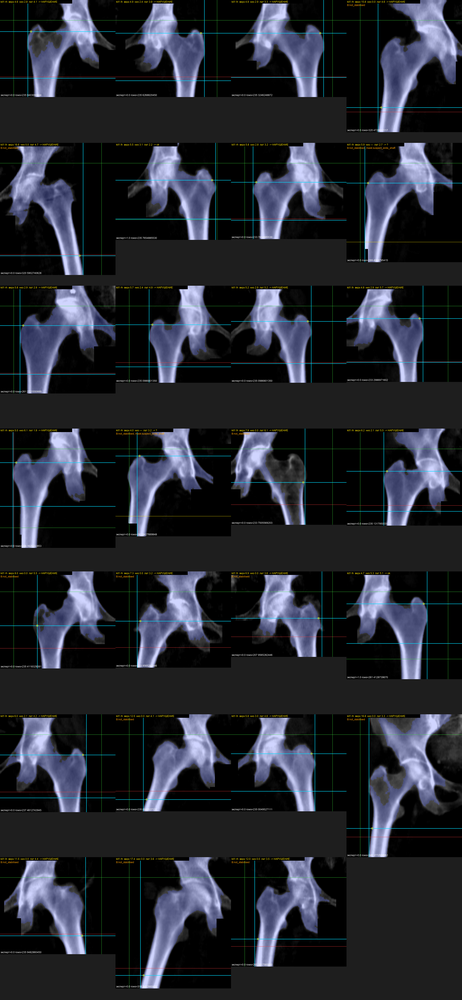
#> input picture hip_roi/eval/disagree_kit1.png, 462 x 1000 px, shrunk from 2240 x 4844 before the run
$ python -i geometry.py   (imports and definitions only)
#> lines starting #> are read from the running program, lines starting #| are printed output that depends on the picture; after the words box and inside, x2 and y2 are one past the last pixel; in counts of white or black regions, pixels touching at a corner belong together
# -*- coding: utf-8 -*-
"""Геометрические примитивы: масштаб, маска кости, профили, контур.

Всё, что здесь есть, общее для всех вариантов алгоритма. Ничего не обучается,
случайности нет: одинаковый вход -> побитово одинаковый выход.
"""
from __future__ import annotations

import numpy as np
from scipy import ndimage as ndi

# --------------------------------------------------------------------------- #
#  Масштаб и пороги ТЗ
# --------------------------------------------------------------------------- #
# GE Lunar Prodigy Advance, экспорт кадра бедра: 280 px = 170 мм по тегу
# ExposedArea на кадрах, где он согласован с размером кадра (160/263, 143/235,
# 159/261, 177/291 ...: разброс 0.605-0.609). Сам тег ненадёжен (в половине
# исследований одно значение на все кадры, бывает [0,0]) -> константа.
MM_PER_PX = 0.607

TOP_MM = 30.0       # «3 см сверху от области интереса»
BOTTOM_MM = 30.0    # «3 см снизу»
LAT_MM = 20.0       # «2 см от края ... в зависимости от бедра»

# Анатомический прибор: расстояние верхушка большого вертела -> нижняя граница
# малого вертела. 50 мм — по четырём кадрам, размеченным вручную по анатомии
# (35, 41, 45, 60 мм), и по анатомической норме 4-6 см. До ответа организаторов
# (27.09.2026) это был низ ROI; теперь низ — седалищная кость (D_TI_MM ниже), а
# уровень малого вертела остался только у вариантов B1–B4 для `custom`.
D_TB_MM = 50.0

# Низ ROI по рисунку 6 ТЗ — нижняя точка седалищной кости (ответ организаторов,
# 27.09.2026). Расстояние «верхушка большого вертела -> нижняя точка седалищной
# кости» по ручной разметке 149 кадров: медиана 69 мм, 1–99 перцентиль 52–83 мм.
# Диапазон — защита от маски, ушедшей по мягким тканям; медиана — запас, когда
# седалищную кость найти не удалось.
D_TI_MM = 69.0
D_TI_RANGE_MM = (40.0, 90.0)
# Край кончика седалищной кости бледный: маска обрывается выше, чем кончик
# виден глазом (в среднем на 2.4 мм). Край ищется по уровню 35 % между тоном
# кости и фоном — на ручной разметке это даёт медиану ошибки 0.9 мм.
ISCHIUM_EDGE_FRAC = 0.35

EIGHT = np.ones((3, 3), bool)


def mm2px(mm: float) -> int:
    return int(round(mm / MM_PER_PX))


def px2mm(px: float) -> float:
    return float(px) * MM_PER_PX


# --------------------------------------------------------------------------- #
#  Маска кости
# --------------------------------------------------------------------------- #
# [12 lines left out: function otsu_threshold, not called in this run]


def multi_otsu3(values: np.ndarray) -> tuple[int, int]:
    """Трёхклассовый Оцу: два порога (t1, t2), максимизирующие межклассовую дисперсию.

    Нужен именно он, а не обычный Оцу: на bone-map кость сама двугорбая
    (трабекулярная 60-120, кортикал 120-250), и двухклассовый Оцу режет
    внутри кости (порог ~110), выбрасывая трабекулярную часть вертела.
    Нижний порог t1 ложится в провал «гало/мягкие ткани ↔ кость»:
    44-76 на bone-map, 62-78 на полутоновых кадрах выборки.
    """
    h = np.bincount(np.asarray(values, dtype=np.int64).ravel(), minlength=256)[:256].astype(np.float64)
    p = h / max(h.sum(), 1.0)
    i = np.arange(256, dtype=np.float64)
    P = np.concatenate(([0.0], np.cumsum(p)))          # P[k] = сумма p[0:k]
    S = np.concatenate(([0.0], np.cumsum(p * i)))
    mt = S[-1]
    best, bt = -1.0, (1, 2)
    t2 = np.arange(2, 256)
    for t1 in range(1, 255):
        w0, s0 = P[t1], S[t1]
        if w0 <= 0:
            continue
        sel = t2 > t1
        tt = t2[sel]
        w1, s1 = P[tt] - w0, S[tt] - s0
        w2, s2 = 1.0 - P[tt], mt - S[tt]
        ok = (w1 > 0) & (w2 > 0)
        if not ok.any():
            continue
        with np.errstate(divide='ignore', invalid='ignore'):
            var = (w0 * (s0 / w0 - mt) ** 2 + w1 * (s1 / w1 - mt) ** 2 + w2 * (s2 / w2 - mt) ** 2)
        var[~ok] = -1.0
        j = int(np.argmax(var))
        if var[j] > best:
            best, bt = float(var[j]), (t1, int(tt[j]))
    return bt


def to_uint8(img: np.ndarray) -> np.ndarray:
    img = np.asarray(img)
    if img.dtype == np.uint8:
        return img
    lo, hi = float(img.min()), float(img.max())
    if hi <= lo:
        return np.zeros(img.shape, np.uint8)
    return np.round((img - lo) / (hi - lo) * 255).astype(np.uint8)


# [5 lines left out: function bone_threshold, not called in this run]


def bone_mask(img: np.ndarray, min_component_px: int = 300, weak_frac: float = 0.55) -> np.ndarray:
    """Кость с гистерезисным порогом: сильный порог задаёт зёрна, слабый —
    границу. Opening 3x3, заливка дырок, компоненты >= 300 px.

    Сильный порог — нижний порог трёхклассового Оцу (см. multi_otsu3), слабый —
    weak_frac от него. Одним порогом обойтись нельзя: он подобран по всему
    кадру, а тон кости внутри бедра падает до 0.5-0.7 от него (разрежённая
    трабекулярная кость вертельной области, порозная кость). На таких кадрах
    одиночный порог терял вертельную массу целиком — вместе с верхушкой
    большого вертела, от которой отсчитывается верх ROI.

    Слабый порог не «раздувает» наружную границу: снаружи яркость падает от
    порога до нуля за 3-5 px, поэтому граница сдвигается на 1-2 px (0.6-1.2 мм),
    тогда как внутри кости возвращаются целые области.
    """
    img = to_uint8(img)
    v = img[img > 0]
    if v.size == 0:
        return np.zeros(img.shape, bool)
    strong = multi_otsu3(v)[0]
    weak = max(int(round(strong * weak_frac)), 5)
    seeds = ndi.binary_opening(img > strong, structure=EIGHT, iterations=1)
    m = ndi.binary_opening(img > weak, structure=EIGHT, iterations=1)
    lbl, n = ndi.label(m, structure=EIGHT)
    if n:
        m = np.isin(lbl, np.unique(lbl[seeds & (lbl > 0)]))     # только с зерном
    # дырки внутри кости (тёмная трабекулярная зона вертела) — не разрывы:
    # без заливки правило «первый разрыв = медиальный край» упрётся в дырку
    m = ndi.binary_fill_holes(m)
    lbl, n = ndi.label(m, structure=EIGHT)
    if n == 0:
        return m
    sizes = ndi.sum(m, lbl, index=np.arange(1, n + 1))
    keep = np.flatnonzero(sizes >= min_component_px) + 1
    return np.isin(lbl, keep)


# [42 lines left out: functions unscanned_region, component_containing, to_lateral_left, not called in this run]


def x_to_original(x: int, width: int, side: str) -> int:
    return width - 1 - x if side == 'lh' else x


# --------------------------------------------------------------------------- #
#  Профили (в нормализованной ориентации)
# --------------------------------------------------------------------------- #
# [23 lines left out: functions lateral_profile, medial_profile, not called in this run]


def width_profile(xl: np.ndarray, xm: np.ndarray, width: int) -> np.ndarray:
    return np.where(xl < width, xm - xl, 0)


# [17 lines left out: functions top_profile, bone_runs, not called in this run]


# --------------------------------------------------------------------------- #
#  Трассировка внешнего контура (Moore neighbour tracing, 8-связность)
# --------------------------------------------------------------------------- #
# По часовой стрелке, начиная с «запада»: W, NW, N, NE, E, SE, S, SW
_DIRS = [(0, -1), (-1, -1), (-1, 0), (-1, 1), (0, 1), (1, 1), (1, 0), (1, -1)]
_DIR_INDEX = {d: i for i, d in enumerate(_DIRS)}


# [71 lines left out: functions trace_contour, moving_average, detect_dual_femur, not called in this run]

>>> import cv2
>>> picture = cv2.imread('eval/disagree_kit1.png', cv2.IMREAD_GRAYSCALE)
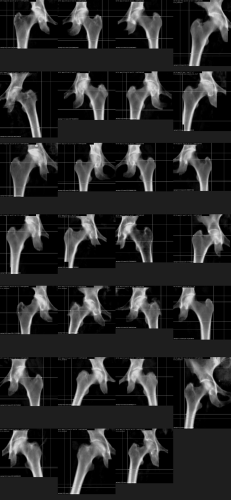
#> picture: shape (1000, 462) (shown at 1/2 size); min 0, max 240, mean 40
>>> result = bone_mask(picture)
#> in multi_otsu3, `h = np.bincount(np.asarray(values, dtype=np.int64).ravel(), minlength=..`: h = 256 values, max 124674 at index 30, min 0 at index 0, mean 1257.8
#> in multi_otsu3, `p = h / max(h.sum(), 1.0)`: p = 256 values, max 0.387 at index 30, min 0 at index 0, mean 0.00391
#> in multi_otsu3, `P = np.concatenate(([0.0], np.cumsum(p)))`: P = 257 values from 0 to 1
#> in multi_otsu3, `S = np.concatenate(([0.0], np.cumsum(p * i)))`: S = 257 values from 0 to 57.43
#> in multi_otsu3, `mt = S[-1]`: mt = 57.43
#> the loop in multi_otsu3, `for t1 in range(1, 255):` made 254 passes
#> (w0, s0, j, best, bt) on passes 2 to 9: (0.0343, 0.0343, 83, 2269.5, (2, 86)), (0.0549, 0.0754, 82, 2287.8, (3, 86)), (0.069, 0.118, 82, 2300.3, (4, 87)), (0.0799, 0.161, 81, 2309.7, (5, 87)), (0.0902, 0.213, 81, 2318.3, (6, 88)), (0.0977, 0.258, 80, 2324.3, (7, 88)), (0.107, 0.32, 80, 2331.1, (8, 89)), (0.113, 0.369, 79, 2335.5, (9, 89))
#> after the loop in multi_otsu3, `for t1 in range(1, 255):`: best = 2604.2
#> in bone_mask, `strong = multi_otsu3(v)[0]`: strong = 61
#> in bone_mask, `weak = max(int(round(strong * weak_frac)), 5)`: weak = 34
#> in bone_mask, `seeds = ndi.binary_opening(img > strong, structure=EIGHT, iterations=1)`:
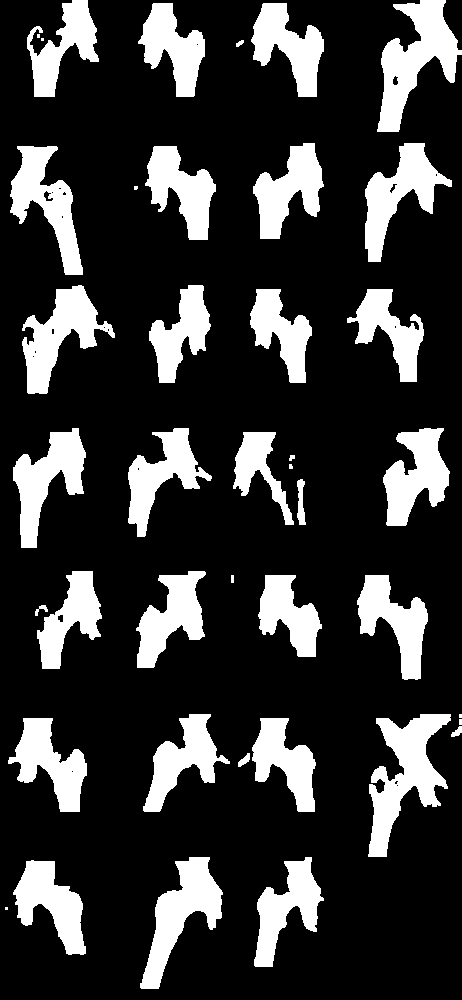
#> seeds: shape (1000, 462) bool; 21.2% white; 41 white regions (7 under 20 px), largest, box (x1, y1, x2, y2) and area: (368, 714, 451, 857) 5333, (377, 0, 462, 132) 5119, (140, 857, 223, 989) 4408
#> in bone_mask, `m = ndi.binary_opening(img > weak, structure=EIGHT, iterations=1)`:
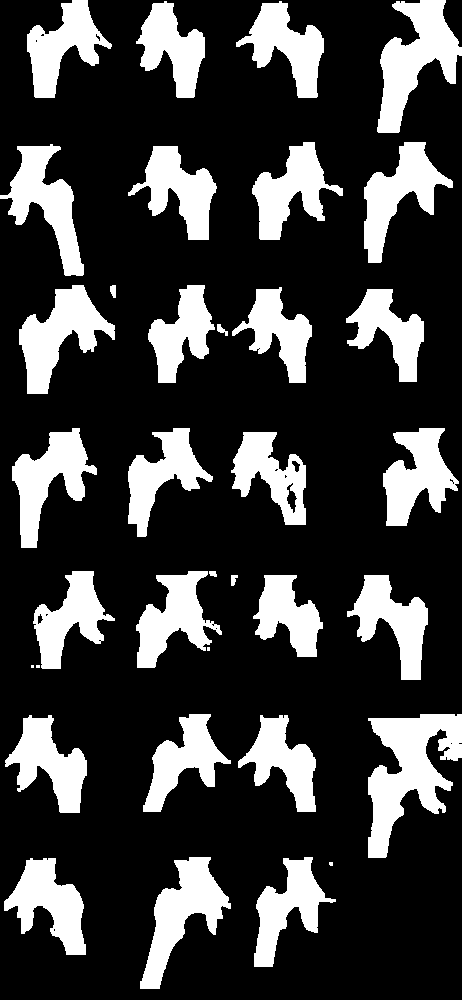
#> m: shape (1000, 462) bool; 23.9% white; 35 white regions (4 under 20 px), largest, box (x1, y1, x2, y2) and area: (368, 714, 462, 858) 7104, (377, 0, 462, 133) 5485, (140, 857, 231, 989) 4813
#> in bone_mask, `lbl, n = ndi.label(m, structure=EIGHT)`:
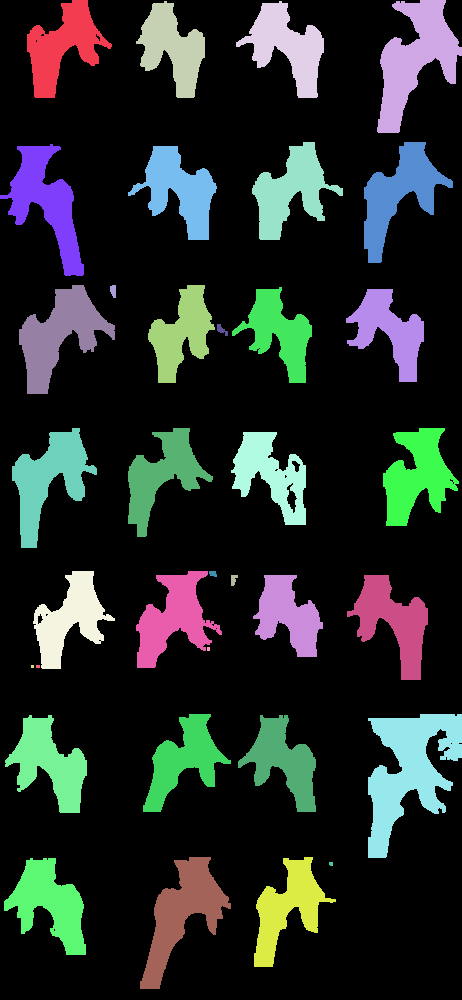
#> lbl: shape (1000, 462) int32; 36 distinct labels, from 0 to 35; one colour per label, 0 black
#> in bone_mask, `lbl, n = ndi.label(m, structure=EIGHT)`: n = 35
#> in bone_mask, `m = ndi.binary_fill_holes(m)`:
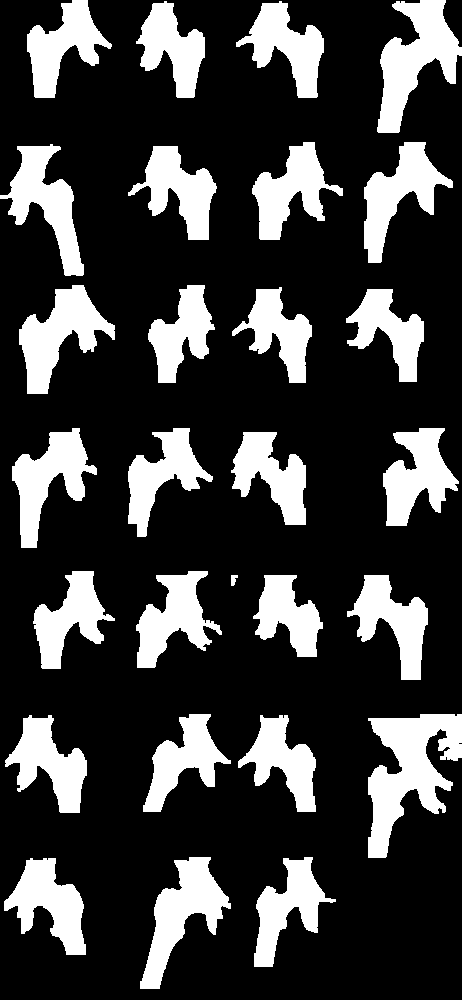
#> m: shape (1000, 462) bool; 23.9% white; 28 white regions, largest, box (x1, y1, x2, y2) and area: (368, 714, 462, 858) 7105, (377, 0, 462, 133) 5485, (140, 857, 231, 989) 4813
#> in bone_mask, `lbl, n = ndi.label(m, structure=EIGHT)`:
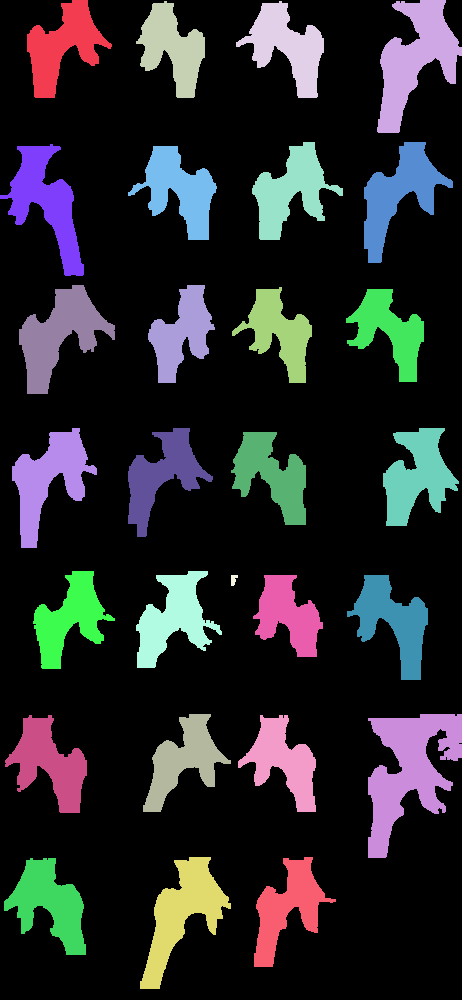
#> lbl: shape (1000, 462) int32; 29 distinct labels, from 0 to 28; one colour per label, 0 black
#> in bone_mask, `lbl, n = ndi.label(m, structure=EIGHT)`: n = 28
#> in bone_mask, `sizes = ndi.sum(m, lbl, index=np.arange(1, n + 1))`: sizes = 28 values, max 7105 at index 22, min 55 at index 18, mean 3950.2
#> in bone_mask, `keep = np.flatnonzero(sizes >= min_component_px) + 1`: keep = 27 values from 1 to 28

$ run again, on hip_roi/eval/disagree_kit2.png
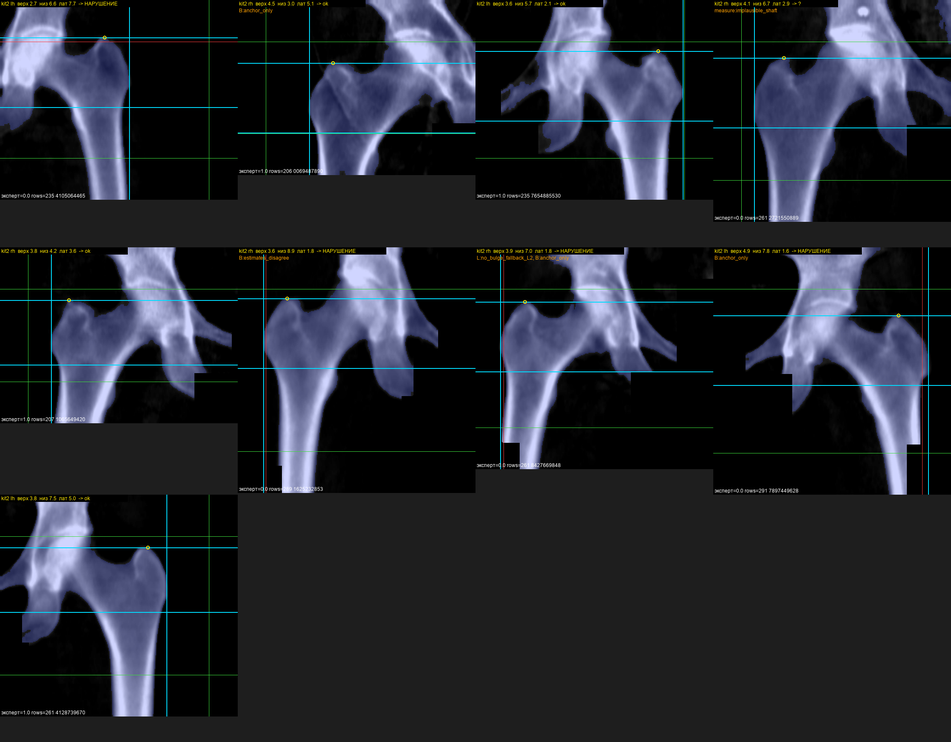
#> input picture hip_roi/eval/disagree_kit2.png, 951 x 742 px, shrunk from 2240 x 1746 before the run
#> h = 256 values, max 246410 at index 30, min 0 at index 0, mean 1930.3
#> p = 256 values, max 0.499 at index 30, min 0 at index 0, mean 0.00391
#> P = 257 values from 0 to 1
#> S = 257 values from 0 to 55.61
#> mt = 55.61
#> the loop in multi_otsu3, `for t1 in range(1, 255):` made 254 passes
#> (w0, s0, j, best, bt) on passes 2 to 9: (0.028, 0.028, 83, 2013.4, (2, 86)), (0.0487, 0.0694, 83, 2033.4, (3, 87)), (0.0624, 0.11, 82, 2046.6, (4, 87)), (0.0691, 0.137, 81, 2052.9, (5, 87)), (0.0784, 0.184, 81, 2061.2, (6, 88)), (0.0845, 0.22, 80, 2066.3, (7, 88)), (0.0921, 0.274, 79, 2072.5, (8, 88)), (0.0977, 0.318, 79, 2076.7, (9, 89))
#> after the loop in multi_otsu3, `for t1 in range(1, 255):`: best = 2342.9
#> strong = 59
#> weak = 32
#> seeds: shape (742, 951) bool; 20.4% white; 52 white regions (42 under 20 px), largest, box (x1, y1, x2, y2) and area: (754, 0, 951, 222) 18765, (263, 247, 438, 493) 18239, (746, 247, 929, 495) 16916
#> in bone_mask, `lbl, n = ndi.label(m, structure=EIGHT)`: n = 168
#> in bone_mask, `lbl, n = ndi.label(m, structure=EIGHT)`:
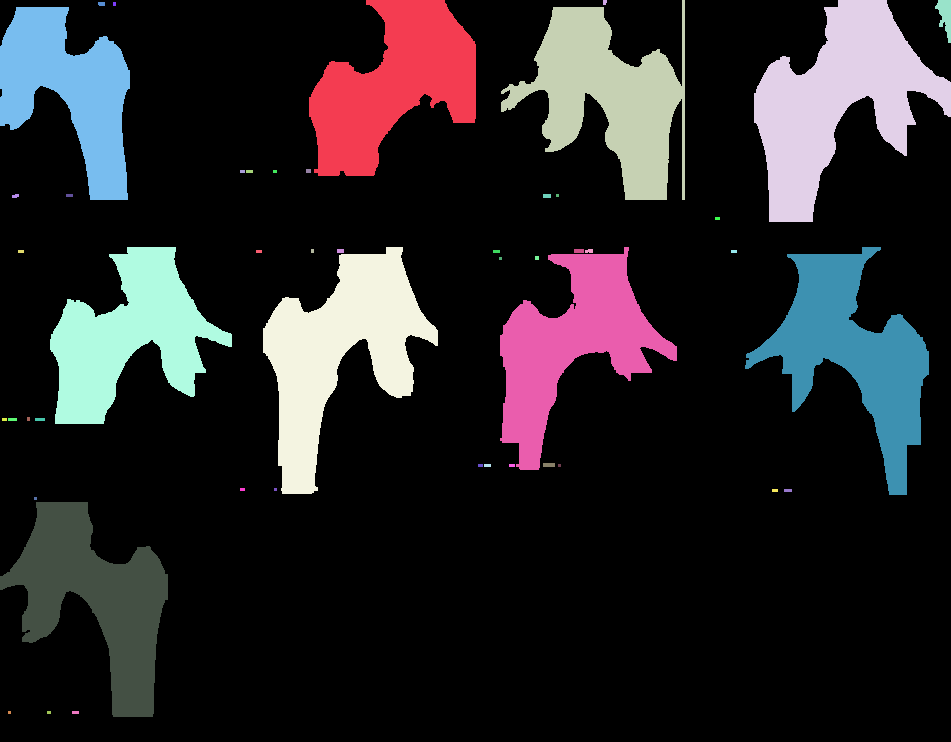
#> lbl: shape (742, 951) int32; 50 distinct labels, from 0 to 49; one colour per label, 0 black
#> in bone_mask, `lbl, n = ndi.label(m, structure=EIGHT)`: n = 49
#> sizes = 49 values, max 20851 at index 3, min 9 at index 15, mean 3200.9
#> keep = [1, 3, 4, 5, 8, 18, 19, 20, 21, 46]
#> in bone_mask, `return np.isin(lbl, keep)`:
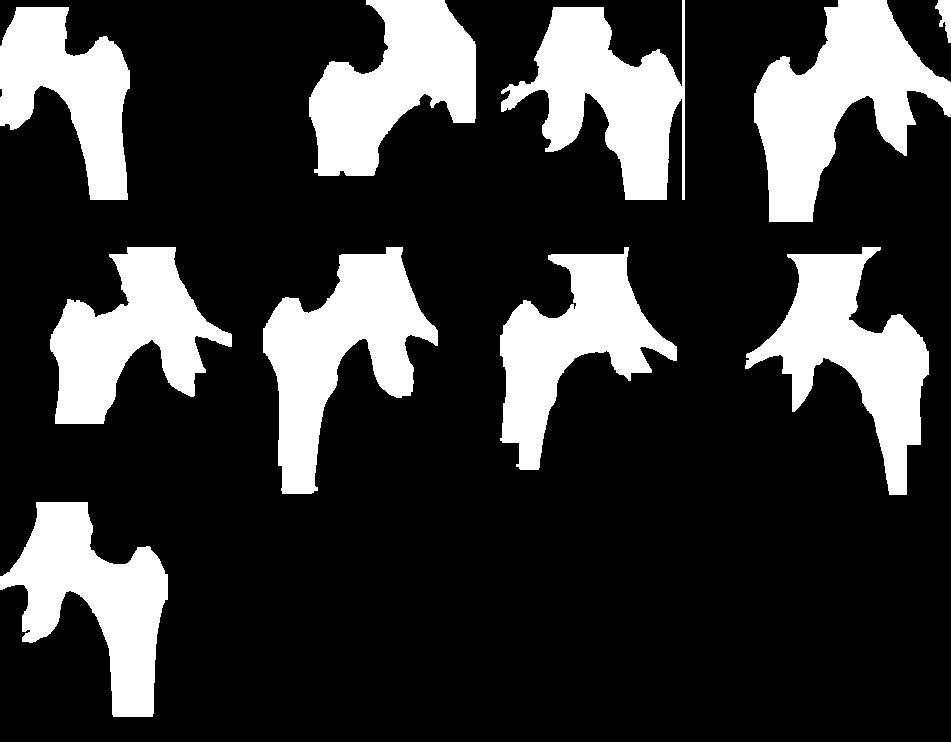
#> returned value: shape (742, 951) bool; 22.1% white; 10 white regions, largest, box (x1, y1, x2, y2) and area: (754, 0, 951, 222) 20851, (263, 247, 438, 494) 19314, (745, 247, 929, 495) 17669
